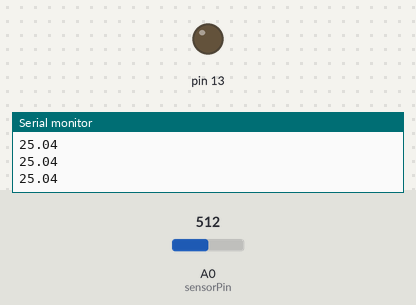
A sketch run on a simulated Arduino Uno, built with avr-gcc and run on an emulated ATmega328P. On the bench: output pins drawn as LEDs (lit = HIGH), the last lines printed to the serial monitor. Inputs (shaded band) come from the test bench; at power-on: A0 (sensorPin) = 512.

Above: at 1.2 s.
1.3 s: A0 (sensorPin) set to 688
2.8 s: A0 (sensorPin) set to 714
At 3.5 s:
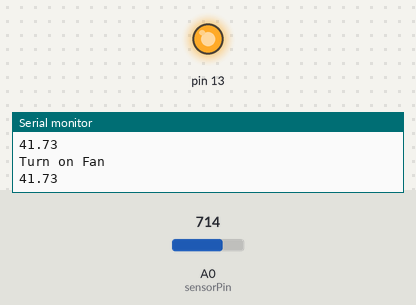
4.3 s: A0 (sensorPin) set to 690
At 5.0 s:
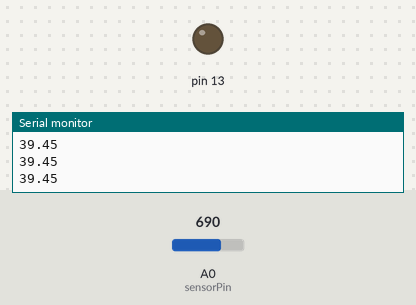
5.8 s: A0 (sensorPin) set to 710
At 6.3 s:
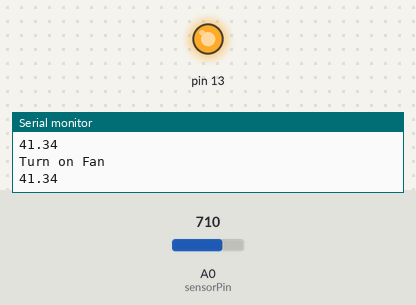
Timing chart, 0 to 8.3 s (numbered marks = the images above; inputs shaded):
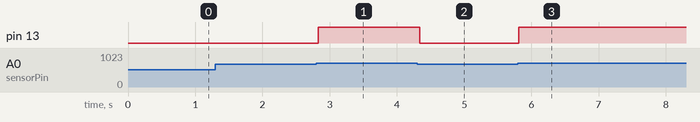

The sketch:

thermistorv2.1.ino
```cpp
#include <math.h>

int sensorPin = A0;
int sensorValue = 0;
double tempInCelcius = 0;


void setup() {
  Serial.begin(9600);
  pinMode(sensorPin, INPUT);
  pinMode(13, OUTPUT);
}

void loop() {
  sensorValue =  analogRead(sensorPin);
  fan(sensorValue);
  tempInCelcius = thermistor(sensorValue);
  sensor();
}

void sensor(){
  Serial.println(tempInCelcius);
  delay(tempInCelcius);
}

void fan( int sensorValue){

    if(sensorValue > 700){
    Serial.println("Turn on Fan");
    digitalWrite(13,HIGH);
  }

  else if(sensorValue < 700){
    digitalWrite(13,LOW);
  }
}

double thermistor(int sensorValue){
  double temp;

  int B=4700;
  temp= 100000*(1023.0/(sensorValue)-1);

  temp = 1/(log(temp/100000)/B+1/298.15)-273.15;
  return temp;
}
```

Measured:
- the behaviour switches between 700 and 701 on A0 (sensorPin) (found by bisection; images 0 and 1)
- after the input at 2.8 s, pin 13: LOW → HIGH at once
- after the input at 4.3 s, pin 13: HIGH → LOW at once
- after the input at 5.8 s, pin 13: LOW → HIGH at once
